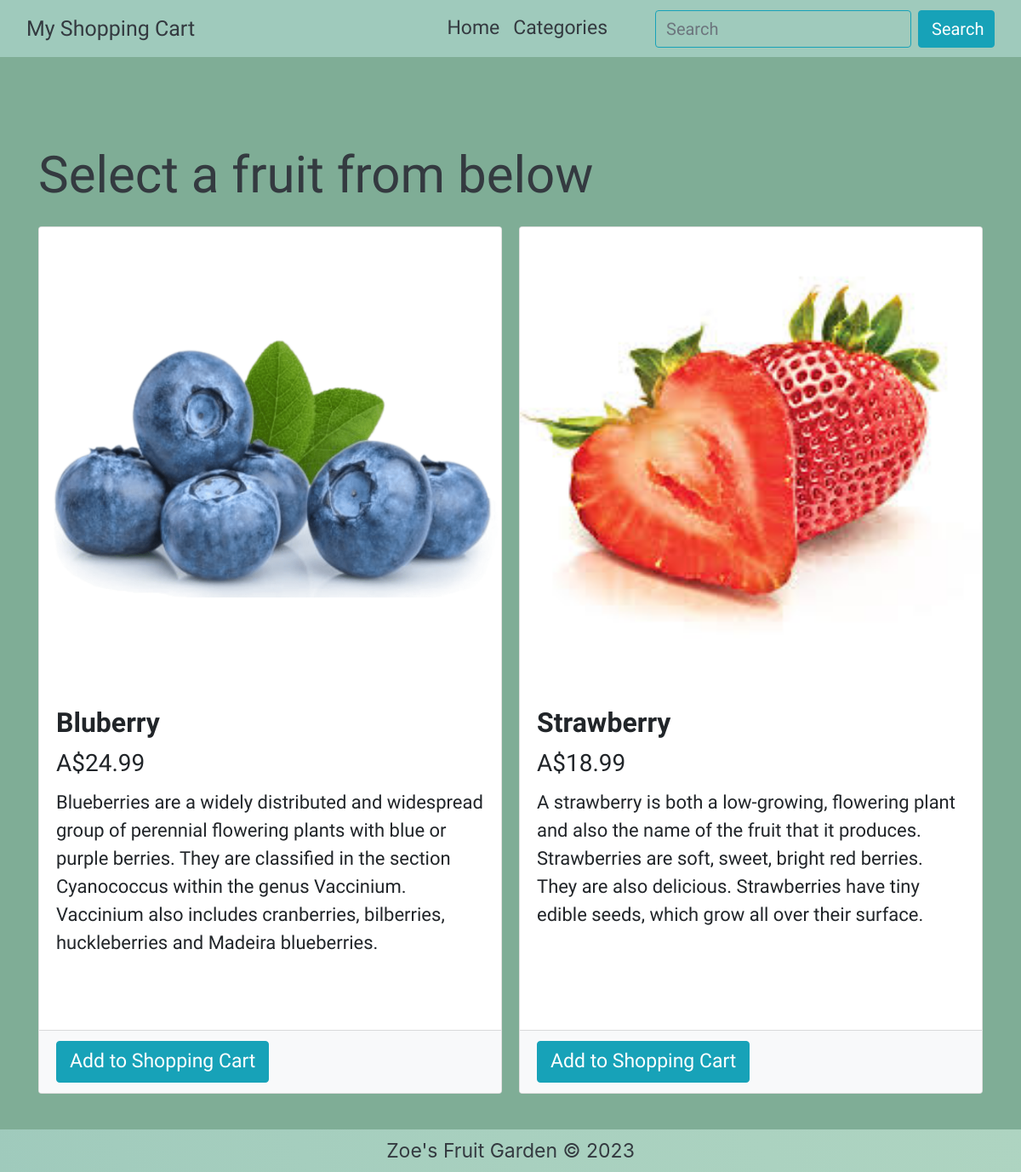
Screenshot of /fruits/1/ with the database file from the repository.
### storeapp/models.py (models this page shows, shortened)
class Fruit(db.Model):
    __tablename__ = 'fruits'
    id = db.Column(db.Integer, primary_key=True)
    name = db.Column(db.String(64),nullable=False)
    description = db.Column(db.String(500), nullable=False)
    image = db.Column(db.String(60), nullable=False)
    price = db.Column(db.Float, nullable=False)
    category_id = db.Column(db.Integer, db.ForeignKey('category.id'))

### storeapp/views.py (the view)
@main_bp.route('/fruits/<int:categoryid>/')
def category_fruits(categoryid):
    fruits = Fruit.query.filter(Fruit.category_id==categoryid).all()
    return render_template('fruits.html', fruits = fruits)

### storeapp/templates/fruits.html (shortened to what this page needs)
{% extends 'base.html' %}
{% block main %}
<section>
    <div class="text-dark" style="padding-top: 90px;">
        <div>
            <p class="h1 text-dark font-effect-shadow-multiple mb-4" style="font-family: Sofia, sans-serif;">Select a
                fruit from below</p>
        </div>
    </div>
    <div class="card-columns" style="font-family:Trirong, sans-serif;">
        {% for fruit in fruits %}
        <div class="card">
            <img class="card-img-top" src="{{ url_for('static', filename='img/'+fruit.image) }}" alt="{{fruit.name}}">
            <div class="card-body">
                <h2 class="card-title" style="font-weight: bolder;">{{ fruit.name }}</h2>
                <h3 class="card-title">A${{ fruit.price }}</h3>
                <p class="card-text" style="font-size: 22px;">{{ fruit.description }}</p>
            </div>
            <div class="card-footer">
                <form action="{{ url_for('main.order') }}" method="GET">
                    <button class="btn btn-info" type="submit">Add to
                        Shopping Cart</button>
                </form>
            </div>
        </div>
        {% endfor %}
    </div>
</section>
{% endblock %}

### storeapp/templates/base.html (shortened to what this page needs)
<!doctype html>
<html lang="en">
<head>
  <link rel="stylesheet" href="https://cdn.jsdelivr.net/npm/bootstrap@4.6.2/dist/css/bootstrap.min.css"
>
</head>
<body>
  <div class="d-flex min-vh-100">
    <header class="navbar-fixed-top">
      <nav class="navbar navbar-expand-lg navbar-light px-3" style="background-color: #9fcabc;">
        <div class="container-fluid" style="font-family:Trirong, sans-serif; font-size: 23px;">
          <a href="{{ url_for('main.order') }}" class="navbar-brand text-dark" style="font-size: 25px;">
            My Shopping Cart
          </a>
          <div class="collapse navbar-collapse" id="navbarToggler">
            <ul class="navbar-nav ml-auto">
              <li class="nav-item">
                <a class="nav-link text-dark" href="{{ url_for('main.index', _anchor='category_anchor') }}">Home</a>
              </li>
              <li class="nav-item">
                <a class="nav-link text-dark"
                  href="{{ url_for('main.index', _anchor='categories_anchor') }}">Categories</a>
              </li>
              <li class="nav-item pl-lg-5 pt-1">
                <form class="form-inline" action="{{ url_for('main.search') }}">
                  <input class="form-control mr-sm-2" type="search" placeholder="Search" aria-label="Search"
                    name="search"
                    style="background: transparent; border-color: #17a2b8; border-width: 2; font-size: 20px;">
                  <button class="btn btn-info" type="submit" style="width: 90px; font-size: 20px;">Search</button>
                </form>
              </li>
            </ul>
          </div>
        </div>
      </nav>
    </header>
    <main class="flex-grow-1">
      <div class="container">
        {% block main %}
        {% endblock %}
      </div>
    </main>
    <footer class="footer text-center justify-content-center align-self-center pt-2"
      style="width: 100%; background: linear-gradient(70deg, #9fcabc, 40%, #aed4c1); font-size: 23px; height: 50px;">
      <span class="text-dark">Zoe's Fruit Garden &copy; 2023</span>
    </footer>
  </div>
</body>
</html>

### storeapp/templates/base.html (style rules this page uses)
html, body { height: 100%; margin: 0; padding: 0; }
body { background-color: #7fad96; }
.d-flex { display: flex !important; flex-direction: column !important; }
.min-vh-100 { min-height: 100vh !important; }
.flex-grow-1 { flex: 1 0 auto !important; }
.navbar-fixed-top { position: fixed !important; top: 0; width: 100%; z-index: 9999; }
main { margin-top: 80px; }

### storeapp/templates/fruits.html (style rules this page uses)
@media (min-width: 992px) { .card-columns { column-count: 2; } }
@media (min-width: 992px) { .card-body { height: 400px; } }
@media (min-width: 992px) { .footer { font-size: 23px; } }
@media (min-width: 992px) { .h1 { font-size: 60px; } }
@media (min-width: 992px) { p { font-size: 20px; } }
@media (min-width: 992px) { .btn { font-size: 23px; padding-inline: 15px; } }
.card { margin-bottom: 20px; }
.footer { margin-top: 30px; }
.card-footer { background-color: #f8f9fa; }

### rows the page displays
Fruit: image (picture), name "Bluberry", price "24.99", description "Blueberries are a widely distributed and widespread group of perennial flowering plants with blue or purple berries. They are classified in the section Cyanococcus within the genus Vaccinium. Vaccinium also includes cranberries, bilberries, huckleberries and Madeira blueberries."
Fruit: image (picture), name "Strawberry", price "18.99", description "A strawberry is both a low-growing, flowering plant and also the name of the fruit that it produces. Strawberries are soft, sweet, bright red berries. They are also delicious. Strawberries have tiny edible seeds, which grow all over their surface."
